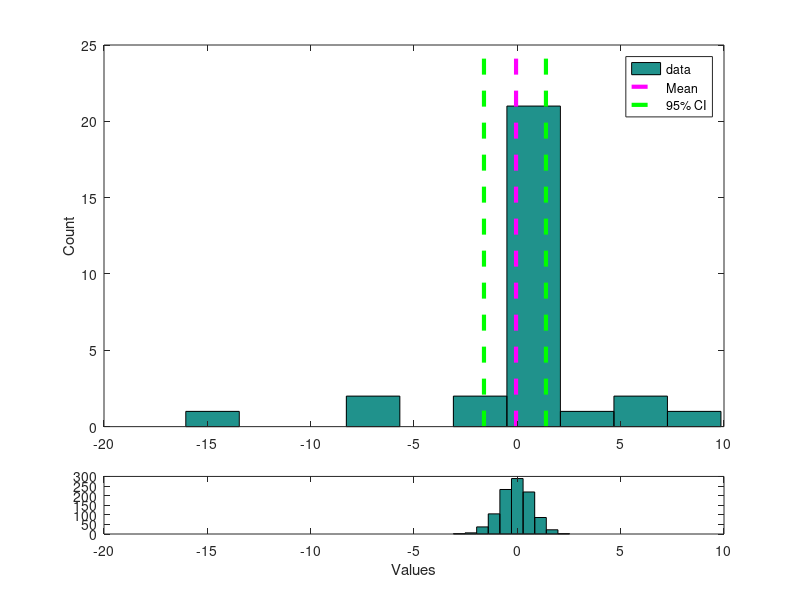

Source code (MATLAB):
%%
%     COURSE: Master MATLAB through guided problem-solving
%    SECTION: Nonparametric statistics
%      VIDEO: Bootstrapping to define confidence intervals
% Instructor: mikexcohen.com
%
%%

% create data
N = 30;
data = randn(N,1).^3;

% number of bootstraps
nstraps = 1000;




% show a histogram of the data
figure(1), clf
subplot(5,1,1:4)
hist(data)
hold on
% vertical line for the observed mean
ylim = get(gca,'ylim');
xlim = get(gca,'xlim');
plot([1 1]*mean(data),ylim,'m--','linew',3)


% initialize bootstrap distribution
bootmean = zeros(nstraps,1);

% the loop that does bootstrapping
for booti=1:nstraps
    
    % pick values with replacement
    vals2sample = randsample(N,N,1);
%     vals2sample = ceil(N*rand(N,1));
%     unnum = numel(unique(vals2sample));
    
    % compute mean of that sample
    bootmean(booti) = mean( data(vals2sample) );
end

% show a histogram of the bootstrapped mean values
subplot(5,1,5)
hist(bootmean)
xlabel('Values')
set(gca,'xlim',xlim)

% get confidence intervals
ni95 = prctile(bootmean,[2.5 97.5]);

% bootsort = sort(bootmean);
% ni95 = bootsort( dsearchn( linspace(0,100,nstraps)', [2.5 97.5]' ) );

% add lines for the sample mean and confidence intervals
subplot(5,1,1:4), hold on
plot([1 1]*ni95(1),ylim,'g--','linew',3)
plot([1 1]*ni95(2),ylim,'g--','linew',3)

% some labels and legend
ylabel('Count')
legend({'data';'Mean';'95% CI'})


%%
